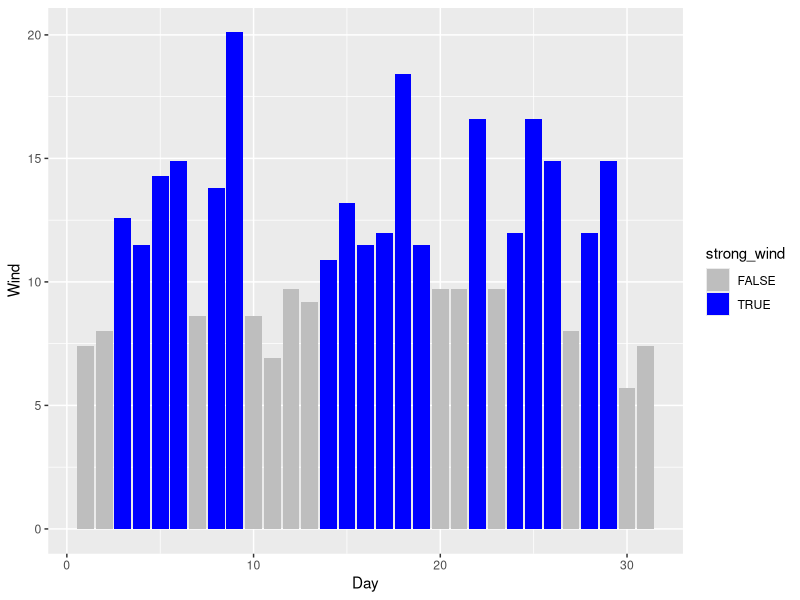
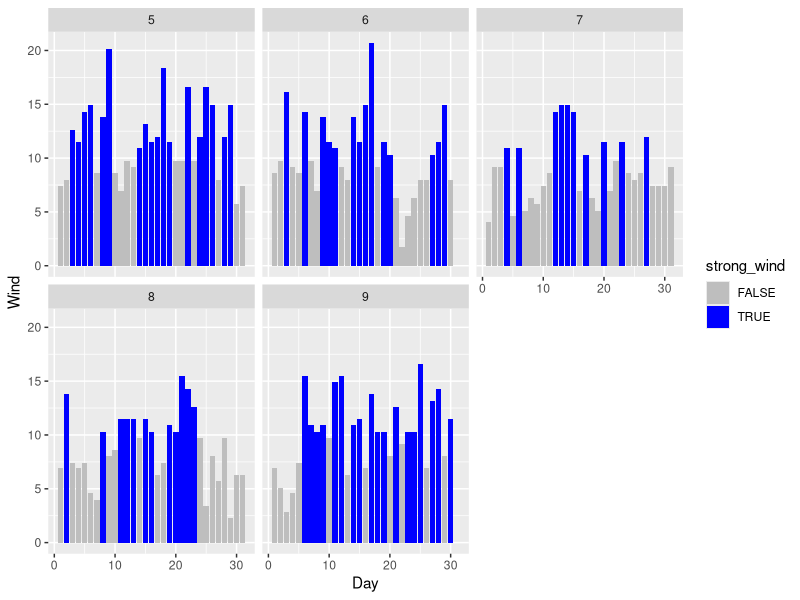
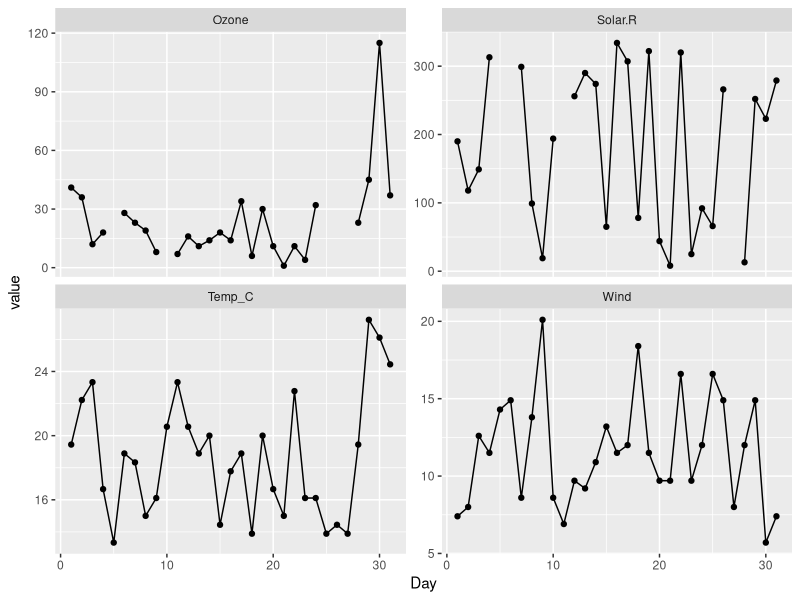
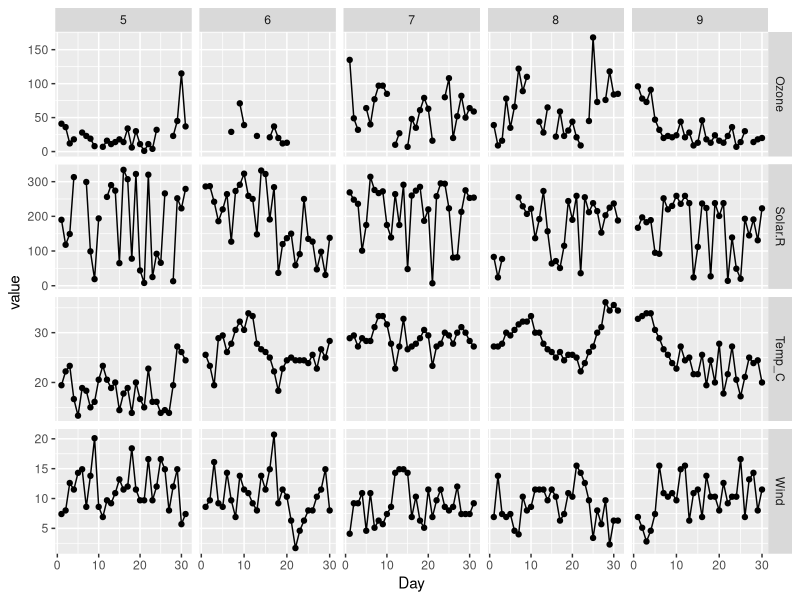
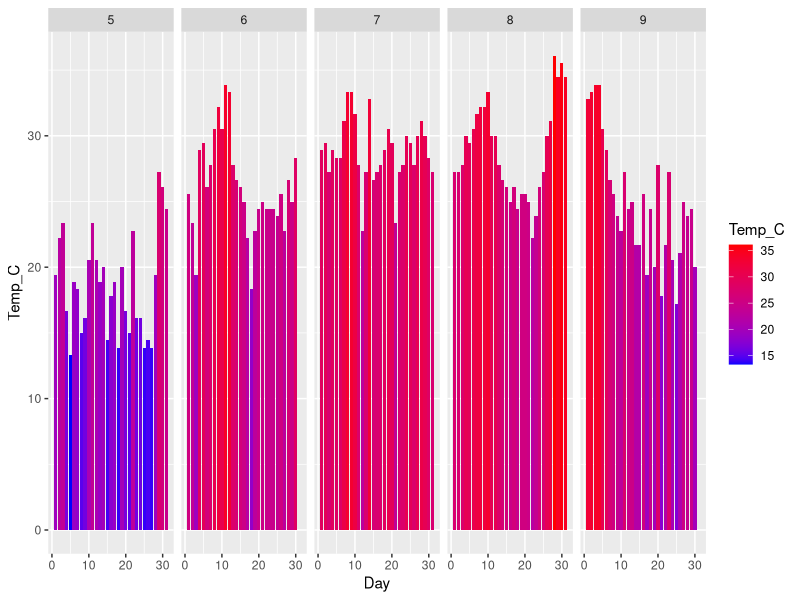

Write the R code that produced these figures, in order.
## ---- chunk 1
library(tidyverse)
library(kableExtra)
## ---- chunk 2
data("airquality")
airquality %>% kable() %>% kable_styling("striped") %>% scroll_box(height = "400px")
## ---- chunk 3
airquality_may <- filter(airquality, Month == 5)
airquality_may %>% kable() %>% kable_styling("striped") %>% scroll_box(height = "400px")
## ---- chunk 4
windy_may_days <- filter(airquality, Month == 5 & Wind > 10)
windy_may_days %>% kable() %>% kable_styling("striped") %>% scroll_box(height = "400px")
## ---- chunk 5
filter(airquality, Month != 5) %>% kable() %>% kable_styling("striped") %>% scroll_box(height = "400px")
## ---- chunk 6
filter(airquality, Month == 6 | Month == 8) %>% kable() %>% kable_styling("striped") %>% scroll_box(height = "400px")
## ---- chunk 7
filter(airquality, Month %in% c(6, 8)) %>% kable() %>% kable_styling("striped") %>% scroll_box(height = "400px")
## ---- chunk 8
# it is important to place "!" right
# if you put directly in front of %in% or c() you will get an error
filter(airquality, !(Month %in% c(6, 8))) %>% kable() %>% kable_styling("striped") %>% scroll_box(height = "400px")
## ---- chunk 9
# Solution exercise 1 filter
filter(airquality, Month == 9) %>% kable() %>% kable_styling("striped") %>% scroll_box(height = "400px")
## ---- chunk 10
# arranging in ascending order is the default and does not need another function
arrange(airquality, Temp) %>% kable() %>% kable_styling("striped") %>% scroll_box(height = "400px")
# for arranging in descending order use desc()
arrange(airquality, desc(Temp)) %>% kable() %>% kable_styling("striped") %>% scroll_box(height = "400px")
## ---- chunk 11
arrange(airquality_may, Wind) %>% kable() %>% kable_styling("striped") %>% scroll_box(height = "400px")
## ---- chunk 12
# this will keep only the columns Wind, Day and Temp
windy_may_days <- select(windy_may_days, c(Wind, Day, Temp))
windy_may_days %>% kable() %>% kable_styling("striped") %>% scroll_box(height = "400px")
## ---- chunk 13
windy_may_days <- select(windy_may_days, -c(Wind))
windy_may_days %>% kable() %>% kable_styling("striped") %>% scroll_box(height = "400px")
## ---- chunk 14
select(airquality, c(Ozone, Solar.R)) %>% kable() %>% kable_styling("striped") %>% scroll_box(height = "400px")
## ---- chunk 15
## Converting Fahrenheit to Celsius
airquality <- mutate(airquality, Temp_C = (Temp-32)*5/9)
airquality %>% kable() %>% kable_styling("striped") %>% scroll_box(height = "400px")
## Defining days with Wind >= 10 as days with strong wind
airquality <- mutate(airquality, strong_wind = case_when(
  Wind >=10 ~ T,
  T~F
))
airquality %>% kable() %>% kable_styling("striped") %>% scroll_box(height = "400px")
## ---- chunk 16
mutate(airquality, high_temp = case_when(
  Temp_C >= 25 ~ T,
  T~F
)) %>% kable() %>% kable_styling("striped") %>% scroll_box(height = "400px")
## ---- chunk 17
airquality <- rename(airquality, Temp_F = Temp)
airquality %>% kable() %>% kable_styling("striped") %>% scroll_box(height = "400px")
## ---- chunk 18
airquality <- relocate(airquality, Temp_C, .after = Temp_F)
airquality %>% kable() %>% kable_styling("striped") %>% scroll_box(height = "400px")
## ---- chunk 19
relocate(airquality, Wind, .before = Solar.R) %>% kable() %>% kable_styling("striped") %>% scroll_box(height = "400px")
## ---- chunk 20
base::summary(airquality)
dplyr::summarize(airquality)
## ---- chunk 21
summarize(airquality, mean(Temp_C), mean(Temp_F), median(Temp_C), , max(Temp_C), sum(strong_wind))
## ---- chunk 22
summarize(airquality, across(c(Temp_C, Temp_F), mean))
## ---- chunk 23
summarize(airquality, mean = mean(Temp_C), median = median(Temp_C))
## ---- chunk 24
summarize(airquality, across(c(Temp_C, Temp_F), mean, na.rm = TRUE))
## ---- chunk 25
summarize(airquality, across(c(Ozone, Solar.R), mean, na.rm = TRUE))
## ---- chunk 26
airquality_may <- airquality_may %>%
  mutate(Temp_C = (Temp-32)*5/9) %>% 
  mutate(strong_wind = case_when(
    Wind >=10 ~ T,
    T~F
  )) %>%
  rename(Temp_F = Temp) %>%
  relocate(Temp_C, .after = Temp_F)

airquality_may %>% kable() %>% kable_styling("striped") %>% scroll_box(height = "400px")
## ---- chunk 27
airquality %>% 
  ## we can use a column to split our data in different groups first
  group_by(Month) %>%
  ## and then specify which columns we want to summarize
  summarize(across(c(Temp_C, Temp_F), mean)) %>% 
  # this function stops any grouping
  # it is used to explicitly make sure our df goes back to an ungrouped state
  ungroup()
## ---- chunk 28
airquality %>%
  filter(Month == 6) %>%
  summarize(mean(Wind), mean(Solar.R))
## ---- chunk 29
library(reshape2)
## ---- chunk 30
# if measure.vars is not specified all columns are melted, except the ones selected by id.vars
air_melt <- melt(airquality, id.vars = c("Month", "Day"), variable.name = "air_factor", value.name = "measured")
air_melt %>% kable() %>% kable_styling("striped") %>% scroll_box(height = "400px")
## ---- chunk 31
may_melt <- melt(airquality_may, measure.vars = c("Ozone", "Solar.R", "Wind"))
may_melt %>% kable() %>% kable_styling("striped") %>% scroll_box(height = "400px")
## ---- chunk 32
airquality %>%
  group_by(Month) %>%
  summarize(max(Temp_F))
## ---- chunk 33
airquality <- airquality %>%
  mutate(hot_and_windy = case_when(
    strong_wind == TRUE & Temp_C >= 25 ~ TRUE,
    T~F
  ))
airquality %>% kable() %>% kable_styling("striped") %>% scroll_box(height = "400px")
## ---- chunk 34
airquality %>%
  filter(strong_wind) %>%
  arrange(Temp_C) %>% kable() %>% kable_styling("striped") %>% scroll_box(height = "400px")
## ---- chunk 35
ggplot(airquality[airquality$Month==5,], aes(x=Day, y=Wind, fill = strong_wind))+
  geom_col() +
  scale_fill_manual(values =c("grey", "blue"))
  
## ---- chunk 36
ggplot(airquality, aes(x=Day, y=Wind, fill = strong_wind))+
  geom_col() +
  scale_fill_manual(values =c("grey", "blue")) +
  facet_wrap(~Month)
## ---- chunk 37
melt_df <- melt(airquality, id.vars = c("Month", "Day"), measure.vars = c("Ozone", "Solar.R", "Temp_C", "Wind"))
ggplot(melt_df[melt_df$Month == 5, ], aes(x = Day, y = value)) +
  geom_point() +
  geom_line() +
  facet_wrap(~variable, scales = "free_y")
## ---- chunk 38
ggplot(melt_df, aes(x = Day, y = value)) +
  geom_point() +
  geom_line() +
  facet_grid(variable~Month, scales = "free")
## ---- chunk 39
ggplot(airquality, aes(x=Day, y=Temp_C, fill = Temp_C))+
  geom_col()+
  facet_wrap(~Month, ncol = 5)+
  scale_fill_gradient(low="blue", high="red")
## ---- chunk 40
sessionInfo()
